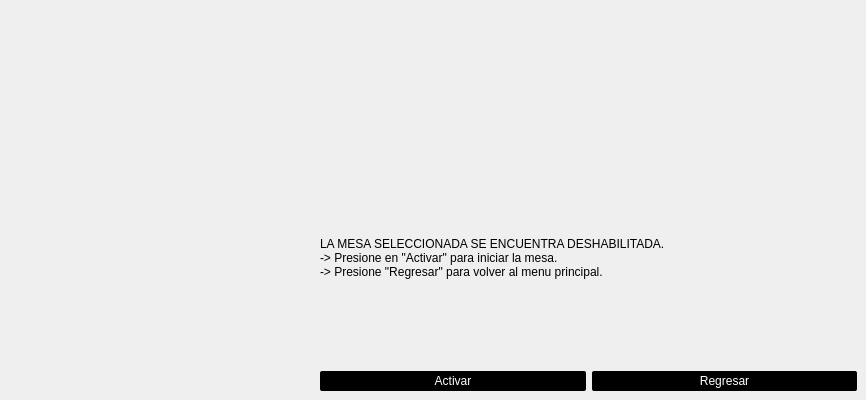
      <widget class="QWidget" name="MesaApagada">
       <widget class="QWidget" name="layoutWidget">
        <property name="geometry">
         <rect>
          <x>320</x>
          <y>150</y>
          <width>537</width>
          <height>241</height>
         </rect>
        </property>
        <layout class="QGridLayout" name="gridLayout_8">
         <item row="1" column="0">
          <widget class="QPushButton" name="activarMesaPB">
           <property name="minimumSize">
            <size>
             <width>0</width>
             <height>20</height>
            </size>
           </property>
           <property name="styleSheet">
            <string notr="true">QPushButton
{
	background-color: #000000;
	color: #ffffff;
	font: 8pt &quot;Tw Cen MT Condensed Extra Bold&quot;;
	border: 0px solid;
	border-radius: 2px;

}


QPushButton::hover
{
	background-color: #5d5d5d;  

}


QPushButton::pressed
{
	background-color: #5d5d5d;

}


QPushButton::checked
{
	background-color: #5d5d5d;

}

QPushButton:disabled {
	background-color:#5d5d5d;
}</string>
           </property>
           <property name="text">
            <string>Activar</string>
           </property>
          </widget>
         </item>
         <item row="1" column="1">
          <widget class="QPushButton" name="regresarPB">
           <property name="minimumSize">
            <size>
             <width>0</width>
             <height>20</height>
            </size>
           </property>
           <property name="styleSheet">
            <string notr="true">QPushButton
{
	background-color: #000000;
	color: #ffffff;
	font: 8pt &quot;Tw Cen MT Condensed Extra Bold&quot;;
	border: 0px solid;
	border-radius: 2px;

}


QPushButton::hover
{
	background-color: #5d5d5d;  

}


QPushButton::pressed
{
	background-color: #5d5d5d;

}


QPushButton::checked
{
	background-color: #5d5d5d;

}

QPushButton:disabled {
	background-color:#5d5d5d;
}</string>
           </property>
           <property name="text">
            <string>Regresar</string>
           </property>
          </widget>
         </item>
         <item row="0" column="0" colspan="2">
          <widget class="QLabel" name="mensajeMesaApagadaLB">
           <property name="styleSheet">
            <string notr="true">font: 16pt &quot;Tw Cen MT Condensed Extra Bold&quot;;
</string>
           </property>
           <property name="text">
            <string>LA MESA SELECCIONADA SE ENCUENTRA DESHABILITADA. 
-&gt; Presione en &quot;Activar&quot; para iniciar la mesa. 
-&gt; Presione &quot;Regresar&quot; para volver al menu principal.</string>
           </property>
          </widget>
         </item>
        </layout>
       </widget>
      </widget>
